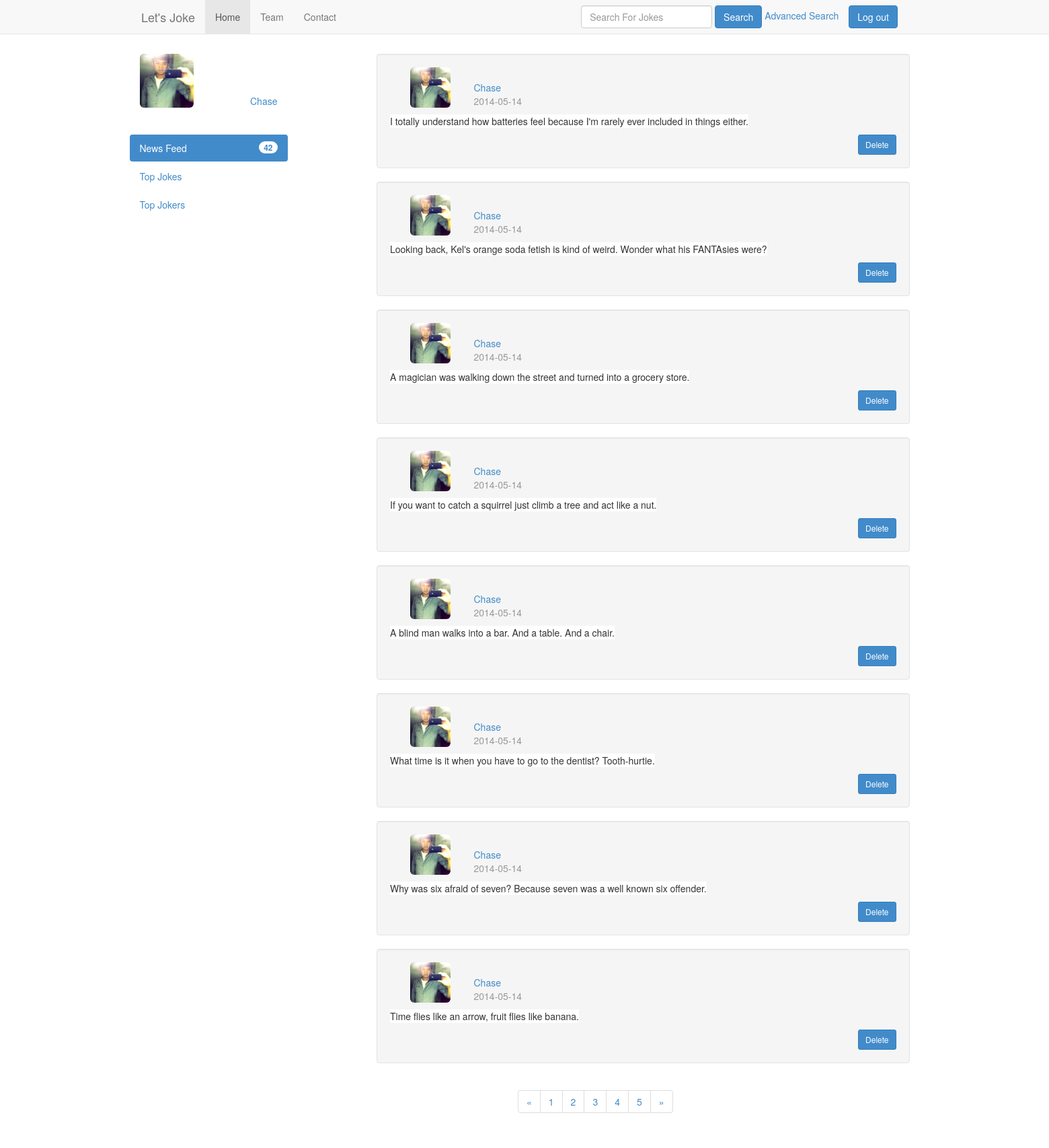
/?viewuser (signed in), run on the app's committed database.
### tables this page shows
CREATE TABLE IF NOT EXISTS `author` (
  `id` int(11) NOT NULL AUTO_INCREMENT,
  `name` varchar(255) DEFAULT NULL,
  `email` varchar(255) DEFAULT NULL,
  `password` char(32) DEFAULT NULL,
  `path` varchar(60) DEFAULT NULL,
  PRIMARY KEY (`id`),
  UNIQUE KEY `email` (`email`)
);

CREATE TABLE IF NOT EXISTS `joke` (
  `id` int(11) NOT NULL AUTO_INCREMENT,
  `joketext` text,
  `jokedate` date NOT NULL,
  `authorid` int(11) DEFAULT NULL,
  `rate` int(11) DEFAULT '0',
  PRIMARY KEY (`id`),
  KEY `authorid` (`authorid`)
);

### includes/helpers.inc.php (the view, shortened to what this page needs)
<?php
function html($text)
{
  return htmlspecialchars($text, ENT_QUOTES, 'UTF-8');
}
function htmlout($text)
{
  echo html($text);
}

### user/userhome.html.php (shortened to what this page needs)
<?php
include_once $_SERVER['DOCUMENT_ROOT'] .
        '/letsjoke1/includes/helpers.inc.php';
?>
<!DOCTYPE html>
<html lang="en">
    <head>
        <link href="bootstrap/css/bootstrap.min.css" rel="stylesheet">
        <link href="../bootstrap/css/bootstrap.min.css" rel="stylesheet">
    </head>
    <body>
        <div class="navbar navbar-default navbar-fixed-top" role="navigation">
            <div class="container">
                <div class="navbar-header">
                    <a class="navbar-brand" href="?">Let's Joke</a>
                </div>
                <div class="collapse navbar-collapse">
                    <ul class="nav navbar-nav">
                        <li class="active"><a href="?">Home</a></li>
                        <li><a href="team">Team</a></li>
                        <li><a href="contact">Contact</a></li>
                    </ul>
                    <form action="" method="post" class="navbar-form navbar-right">
                        <div>
                            <input type="submit" value="Log out" class="btn btn-primary">
                        </div>
                    </form>
                    <form class="navbar-form navbar-right" role="search" action="" method="get">
                        <div class="form-group">
                            <input type="text" class="form-control" name="text" placeholder="Search For Jokes">
                        </div>
                        <input type="submit" class="btn btn-primary" value="Search">
                        <a href="#myModal" role="button" data-toggle="modal">Advanced Search</a>
                    </form>
                </div>
            </div>
        </div>
        <div class="container-fluid">
            <div class="col-md-2 col-md-offset-1" sidebar>
                <div class="row">
                    <div class="col-md-5">
                        <img style="width: 80px;" src="<?php htmlout($path); ?>" class="img-rounded">
                    </div>
                    <div class="col-md-7">
                        <br/>
                        <br/>
                        <br/>
                        <a href="#" class="pull-right"><?php htmlout($username); ?></a>
                    </div>
                </div>
                <br/>
                <br/>
                <div class="row">
                    <div>
                        <ul class="nav nav-pills nav-stacked">
                            <li class="active"><a href="?">News Feed<span class="badge pull-right">42</span></a></li>
                            <li><a href="?viewtop">Top Jokes</a></li>
                            <li><a href="?viewlatest">Top Jokers</a></li>
                        </ul>
                    </div>
                </div>
            </div>
            <div class="col-md-7 col-md-offset-1">
                <div class="container-fluid">
                    <?php if (isset($jokes)): ?>
                        <?php foreach ($jokes as $joke): ?>
                            <div class="row">
                                <div class="well">
                                    <div class="container-fluid">
                                        <div class="row">
                                            <div class="col-md-5">
                                                <div class="col-md-4">
                                                    <?php
                                                    include $_SERVER['DOCUMENT_ROOT'] . '/letsjoke1/includes/db.inc.php';
                                                    $fid = $joke['username'];
                                                    try {
                                                        $sql = 'select path from author where name = :name';
                                                        $s = $pdo->prepare($sql);
                                                        $s->bindValue(':name', $fid);
                                                        $s->execute();
                                                    } catch (Exception $ex) {
                                                        $error = "Error fetching friend path";
                                                        include 'error.html.php';
                                                        exit();
                                                    }
                                                    foreach ($s as $result) {
                                                        $path = $result['path'];
                                                    }
                                                    ?>
                                                    <img style="width: 60px;" src="<?php htmlout($path); ?>" class="img-rounded  pull-left">
                                                </div>
                                                <div class="col-md-8">
                                                    <br/>
                                                    <a href="#"><?php htmlout($joke['username']); ?></a>
                                                    <p class="text-muted"><?php htmlout($joke['jokedate']); ?></p>
                                                </div>
                                            </div>
                                        </div>
                                        <div class="row">
                                            <p style="background-color: white" class="pull-left"><?php htmlout($joke['text']); ?> </p>
                                        </div>
                                        <div class="row">
                                            <form action="?" method="post">
                                                <div>
                                                    <input type="submit" name="action" value="Delete" class="btn btn-primary btn-sm pull-right">
                                                </div>
                                            </form>
                                        </div>
                                    </div>
                                </div>
                            </div>
                        <?php endforeach; ?>
                    <?php endif; ?>
                </div>
                <div>
                    <div class="container">
                        <div class="row">
                            <div class="col-md-6 col-md-offset-2">
                                <ul class="pagination">
                                    <li><a href="#">&laquo;</a></li>
                                    <li><a href="#">1</a></li>
                                    <li><a href="#">2</a></li>
                                    <li><a href="#">3</a></li>
                                    <li><a href="#">4</a></li>
                                    <li><a href="#">5</a></li>
                                    <li><a href="#">&raquo;</a></li>
                                </ul>
                            </div>
                        </div>
                    </div>
                </div>
            </div>
        </div>
</body>
</html>

### user/userhome.html.php (style rules this page uses)
body { padding-top: 80px; padding-bottom: 60px; padding-left:60px; padding-right: 60px; }

### data on the page
author: path (picture), name "Chase"
joke: authorid.path (picture), authorid.name "Chase 2014-05-14 I totally understand how batteries feel because I'm rarely ever included in things either."
joke: authorid.path (picture), authorid.name "Chase 2014-05-14 Looking back, Kel's orange soda fetish is kind of weird. Wonder what his FANTAsies were?"
joke: authorid.path (picture), authorid.name "Chase 2014-05-14 A magician was walking down the street and turned into a grocery store."
joke: authorid.path (picture), authorid.name "Chase 2014-05-14 If you want to catch a squirrel just climb a tree and act like a nut."
joke: authorid.path (picture), authorid.name "Chase 2014-05-14 A blind man walks into a bar. And a table. And a chair."
joke: authorid.path (picture), authorid.name "Chase 2014-05-14 What time is it when you have to go to the dentist? Tooth-hurtie."
joke: authorid.path (picture), authorid.name "Chase 2014-05-14 Why was six afraid of seven? Because seven was a well known six offender."
joke: authorid.path (picture), authorid.name "Chase 2014-05-14 Time flies like an arrow, fruit flies like banana."
